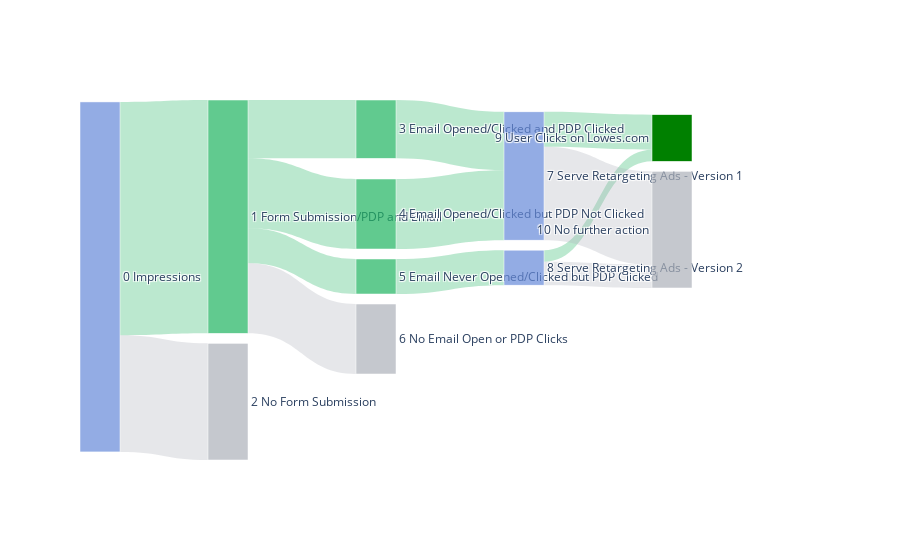

Source (notebook cell):
### Code cell
fig = go.Figure(go.Sankey(
    arrangement = "snap",
    node = { 
        
              "pad" : 50,
              "thickness" : 40,
              "line" : dict(color = "white", width = 0.5),
              "label" : [
               "0 Impressions", 
               "1 Form Submission/PDP and Email", 
               "2 No Form Submission",
               "3 Email Opened/Clicked and PDP Clicked",            
               "4 Email Opened/Clicked but PDP Not Clicked",
               "5 Email Never Opened/Clicked but PDP Clicked",         
               "6 No Email Open or PDP Clicks",            
               "7 Serve Retargeting Ads - Version 1",
               "8 Serve Retargeting Ads - Version 2",
               "9 User Clicks on Lowes.com",
               "10 No further action"
               ],
         "x": [0,   0.2, 0.2, 0.4, 0.4,0.4, 0.4, 0.6,  0.6,0.8,0.8],
        "y":  [0.1, 0.2, 0.2, 0.01,0.3,0.4, 0.5, 0.2,  0.3,0.1,0.3 ],
        "color": ['rgba(102, 137, 217, 0.7)','rgba(31, 180, 96, 0.7)',
                  'rgba(173, 177, 186, 0.7)',
                  'rgba(31, 180, 96, 0.7)',
                  'rgba(31, 180, 96, 0.7)','rgba(31, 180, 96, 0.7)',
                  'rgba(173, 177, 186, 0.7)',#gray,
                  'rgba(102, 137, 217, 0.7)',
                  'rgba(102, 137, 217, 0.7)',"green",  'rgba(173, 177, 186, 0.7)' ],
        'pad':10},  # 10 Pixels
    link = {
         "source" : [0,    0 ,   1,   1,   1 ,   1,  3,   4,  5,  7, 8,7,8], # Index of each node in 'label' start at 0
      "target" :    [2,    1 ,   3,   4,   5 ,   6,  7,   7,  8,  9, 9,10,10], #Index of the starting node
      "value" :     [100, 200,  50,  60,   30,  60, 50,  60, 30,  30,10,80,20],#Index of the end node
     "color" : [
 'rgba(173, 177, 186, 0.3)',##gray
 'rgba(31, 180, 96, 0.3)',##green
 'rgba(31, 180, 96, 0.3)',##green
 'rgba(31, 180, 96, 0.3)',
 'rgba(31, 180, 96, 0.3)',
 'rgba(173, 177, 186, 0.3)',##gray
         
 'rgba(31, 180, 96, 0.3)',
 'rgba(31, 180, 96, 0.3)',
 'rgba(31, 180, 96, 0.3)',
 'rgba(31, 180, 96, 0.3)',
     
 'rgba(31, 180, 96, 0.3)' ,
       'rgba(173, 177, 186, 0.3)' ,
       'rgba(173, 177, 186, 0.3)' ]}))

fig.show()

### Figure 1 — Plotly figure (JSON) as saved in the notebook; plotly's stock layout.template omitted (floating-point values rounded to 4 significant figures)
{"data": [{"arrangement": "snap", "link": {"color": ["rgba(173, 177, 186, 0.3)", "rgba(31, 180, 96, 0.3)", "rgba(31, 180, 96, 0.3)", "rgba(31, 180, 96, 0.3)", "rgba(31, 180, 96, 0.3)", "rgba(173, 177, 186, 0.3)", "rgba(31, 180, 96, 0.3)", "rgba(31, 180, 96, 0.3)", "rgba(31, 180, 96, 0.3)", "rgba(31, 180, 96, 0.3)", "rgba(31, 180, 96, 0.3)", "rgba(173, 177, 186, 0.3)", "rgba(173, 177, 186, 0.3)"], "source": [0, 0, 1, 1, 1, 1, 3, 4, 5, 7, 8, 7, 8], "target": [2, 1, 3, 4, 5, 6, 7, 7, 8, 9, 9, 10, 10], "value": [100, 200, 50, 60, 30, 60, 50, 60, 30, 30, 10, 80, 20]}, "node": {"color": ["rgba(102, 137, 217, 0.7)", "rgba(31, 180, 96, 0.7)", "rgba(173, 177, 186, 0.7)", "rgba(31, 180, 96, 0.7)", "rgba(31, 180, 96, 0.7)", "rgba(31, 180, 96, 0.7)", "rgba(173, 177, 186, 0.7)", "rgba(102, 137, 217, 0.7)", "rgba(102, 137, 217, 0.7)", "green", "rgba(173, 177, 186, 0.7)"], "label": ["0 Impressions", "1 Form Submission/PDP and Email", "2 No Form Submission", "3 Email Opened/Clicked and PDP Clicked", "4 Email Opened/Clicked but PDP Not Clicked", "5 Email Never Opened/Clicked but PDP Clicked", "6 No Email Open or PDP Clicks", "7 Serve Retargeting Ads - Version 1", "8 Serve Retargeting Ads - Version 2", "9 User Clicks on Lowes.com", "10 No further action"], "line": {"color": "white", "width": 0.5}, "pad": 10, "thickness": 40, "x": [0, 0.2, 0.2, 0.4, 0.4, 0.4, 0.4, 0.6, 0.6, 0.8, 0.8], "y": [0.1, 0.2, 0.2, 0.01, 0.3, 0.4, 0.5, 0.2, 0.3, 0.1, 0.3]}, "type": "sankey"}], "layout": {"autosize": true}}
